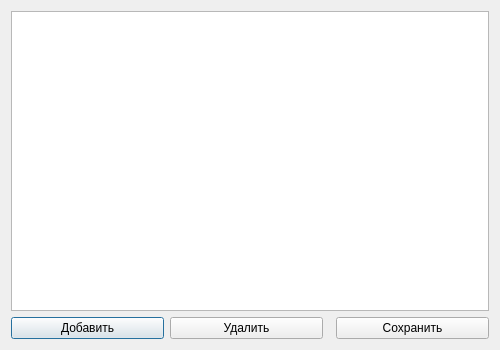
<?xml version="1.0" encoding="UTF-8"?>
<ui version="4.0">
 <class>DictionaryDialog</class>
 <widget class="QDialog" name="DictionaryDialog">
  <property name="geometry"><rect><x>0</x><y>0</y><width>500</width><height>350</height></rect></property>
  <layout class="QVBoxLayout" name="verticalLayout">
   <item><widget class="QTableView" name="tableView"/></item>
   <item>
    <layout class="QHBoxLayout" name="horizontalLayout">
     <item><widget class="QPushButton" name="btnAdd"><property name="text"><string>Добавить</string></property></widget></item>
     <item><widget class="QPushButton" name="btnDelete"><property name="text"><string>Удалить</string></property></widget></item>
     <item><spacer name="horizontalSpacer"><property name="orientation"><enum>Qt::Horizontal</enum></property></spacer></item>
     <item><widget class="QPushButton" name="btnSave"><property name="text"><string>Сохранить</string></property></widget></item>
    </layout>
   </item>
  </layout>
 </widget>
</ui>
